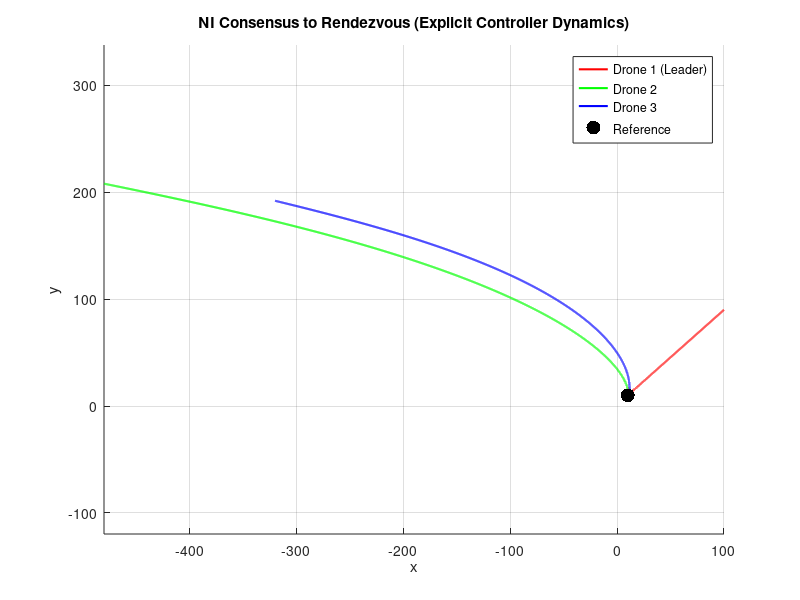

Recreate this plot in MATLAB.
Qa=[1 1;-1 0;0 -1];
Qr=[1;0;0];

Qi=[Qa Qr];
Qik=kron(Qi',eye(2))

Qb=[0 0;-1 0;0 -1];
Qj=[Qb Qr];
Qjk= kron(Qj,eye(2))

%% NI Consensus Controller Simulation (Explicit udot Dynamics)

T = 50; dt = 0.01;
t = 0:dt:T;
N = length(t);

% Initial states: [x1; y1; x1dot; y1dot; x2; y2; x2dot; y2dot; x3; y3; x3dot; y3dot]
X = zeros(6, N);
X(:,1) = [100; 90;-480; 208;-320; 192];

u = zeros(6, N);
udot = zeros(6, 1);

r = [10; 10];

 for i=1:N-1
    x1 = X(1,i); y1 = X(2,i);
    x2 = X(3,i); y2 = X(4,i);
    x3 = X(5,i); y3 = X(6,i);

    u_dash = [...
        r(1) - x1;
        r(2) - y1;
        x1 - x2;
        y1 - y2;
        x1 - x3;
        y1 - y3];

    udot=0.1*u_dash - u(:,i);
    u(:,i+1) = u(:,i) + dt * udot;
    


    X(:,i+1) = X(:,i) + dt * u(:,i);
end

figure; hold on; grid on; axis equal;
plot(X(1,:), X(2,:), 'r', 'LineWidth', 1.5);  % Drone 1
plot(X(3,:), X(4,:), 'g', 'LineWidth', 1.5);  % Drone 2
plot(X(5,:), X(6,:), 'b', 'LineWidth', 1.5); % Drone 3
scatter(r(1), r(2), 100, 'k', 'filled');
legend('Drone 1 (Leader)', 'Drone 2', 'Drone 3', 'Reference')
xlabel('x'); ylabel('y');
title('NI Consensus to Rendezvous (Explicit Controller Dynamics)');

